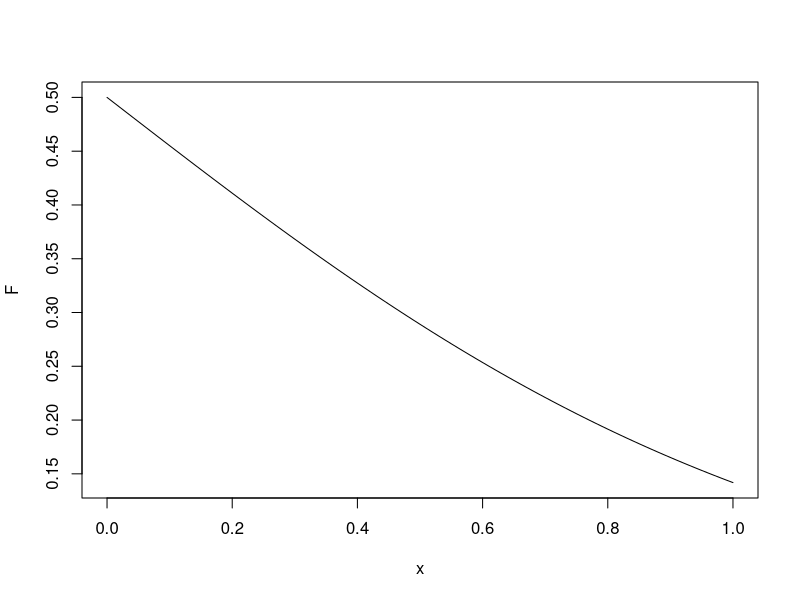

Write R code to recreate this figure.
library(MASS)



F<- function(x) {
    return (1/(1+exp(1.8*x)))
}

plot(F)

I1 <- F(1.7)-F(0.44)
I1
fractions(I1)
max <- as.integer(.Machine$integer.max)
min <- as.integer(.Machine$integer.min)
I0 <- F(max)-F(min) - F(0)
I0
